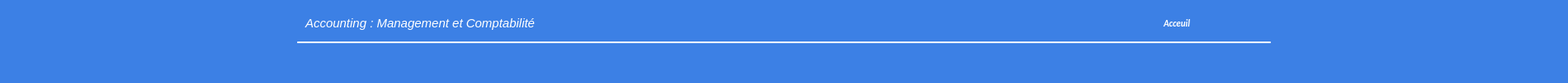
  <widget class="QFrame" name="frame_12">
   <property name="geometry">
    <rect>
     <x>0</x>
     <y>5</y>
     <width>1900</width>
     <height>100</height>
    </rect>
   </property>
   <property name="font">
    <font>
     <family>Onyx</family>
    </font>
   </property>
   <property name="styleSheet">
    <string notr="true">background-color:#3c80e5; border: 0px solid #2f4f4f  ; border-radius: 0.5px;</string>
   </property>
   <property name="frameShape">
    <enum>QFrame::StyledPanel</enum>
   </property>
   <property name="frameShadow">
    <enum>QFrame::Raised</enum>
   </property>
   <widget class="QPushButton" name="home">
    <property name="geometry">
     <rect>
      <x>1400</x>
      <y>10</y>
      <width>141</width>
      <height>35</height>
     </rect>
    </property>
    <property name="sizePolicy">
     <sizepolicy hsizetype="Minimum" vsizetype="Maximum">
      <horstretch>0</horstretch>
      <verstretch>0</verstretch>
     </sizepolicy>
    </property>
    <property name="font">
     <font>
      <family>Calibri</family>
      <pointsize>8</pointsize>
      <weight>75</weight>
      <italic>true</italic>
      <bold>true</bold>
      <underline>false</underline>
      <kerning>true</kerning>
     </font>
    </property>
    <property name="cursor">
     <cursorShape>PointingHandCursor</cursorShape>
    </property>
    <property name="toolTip">
     <string>Changer de compte</string>
    </property>
    <property name="statusTip">
     <string/>
    </property>
    <property name="autoFillBackground">
     <bool>false</bool>
    </property>
    <property name="styleSheet">
     <string notr="true">QPushButton{background-color:#3c80e5; color : white; border: 0px solid #000028 ;  text-align:left; padding-left:10px;}
</string>
    </property>
    <property name="text">
     <string>Acceuil</string>
    </property>
    <property name="icon">
     <iconset>
      <normaloff>../../IMAGES/Icons/index.png</normaloff>../../IMAGES/Icons/index.png</iconset>
    </property>
    <property name="iconSize">
     <size>
      <width>21</width>
      <height>21</height>
     </size>
    </property>
    <property name="shortcut">
     <string>Backspace</string>
    </property>
   </widget>
   <widget class="QPushButton" name="who">
    <property name="geometry">
     <rect>
      <x>360</x>
      <y>60</y>
      <width>450</width>
      <height>35</height>
     </rect>
    </property>
    <property name="sizePolicy">
     <sizepolicy hsizetype="Minimum" vsizetype="Maximum">
      <horstretch>0</horstretch>
      <verstretch>0</verstretch>
     </sizepolicy>
    </property>
    <property name="font">
     <font>
      <family>Calibri</family>
      <pointsize>8</pointsize>
      <weight>75</weight>
      <italic>true</italic>
      <bold>true</bold>
      <underline>false</underline>
      <kerning>true</kerning>
     </font>
    </property>
    <property name="cursor">
     <cursorShape>ArrowCursor</cursorShape>
    </property>
    <property name="toolTip">
     <string>Valider</string>
    </property>
    <property name="statusTip">
     <string/>
    </property>
    <property name="autoFillBackground">
     <bool>false</bool>
    </property>
    <property name="styleSheet">
     <string notr="true">QPushButton{background-color:#3c80e5; color : white; border: 0px solid #000028 ;  text-align:left; padding-left:10px;}
</string>
    </property>
    <property name="text">
     <string/>
    </property>
    <property name="icon">
     <iconset>
      <normaloff>../../IMAGES/Icons/user.png</normaloff>../../IMAGES/Icons/user.png</iconset>
    </property>
    <property name="iconSize">
     <size>
      <width>21</width>
      <height>21</height>
     </size>
    </property>
   </widget>
   <widget class="QPushButton" name="who_2">
    <property name="geometry">
     <rect>
      <x>360</x>
      <y>10</y>
      <width>450</width>
      <height>35</height>
     </rect>
    </property>
    <property name="sizePolicy">
     <sizepolicy hsizetype="Minimum" vsizetype="Maximum">
      <horstretch>0</horstretch>
      <verstretch>0</verstretch>
     </sizepolicy>
    </property>
    <property name="font">
     <font>
      <family>Segoe UI Historic</family>
      <pointsize>11</pointsize>
      <weight>50</weight>
      <italic>true</italic>
      <bold>false</bold>
      <underline>false</underline>
      <kerning>false</kerning>
     </font>
    </property>
    <property name="cursor">
     <cursorShape>ArrowCursor</cursorShape>
    </property>
    <property name="toolTip">
     <string>Valider</string>
    </property>
    <property name="statusTip">
     <string/>
    </property>
    <property name="autoFillBackground">
     <bool>false</bool>
    </property>
    <property name="styleSheet">
     <string notr="true">QPushButton{background-color:#3c80e5; color : white; border: 0px solid #000028 ;  text-align:left; padding-left:10px;}
</string>
    </property>
    <property name="text">
     <string>Accounting : Management et Comptabilité</string>
    </property>
    <property name="icon">
     <iconset>
      <normaloff>../../IMAGES/Icons/compta.png</normaloff>../../IMAGES/Icons/compta.png</iconset>
    </property>
    <property name="iconSize">
     <size>
      <width>21</width>
      <height>21</height>
     </size>
    </property>
   </widget>
   <widget class="Line" name="line">
    <property name="geometry">
     <rect>
      <x>360</x>
      <y>50</y>
      <width>1180</width>
      <height>2</height>
     </rect>
    </property>
    <property name="styleSheet">
     <string notr="true">background:white;color:white;</string>
    </property>
    <property name="orientation">
     <enum>Qt::Horizontal</enum>
    </property>
   </widget>
  </widget>
